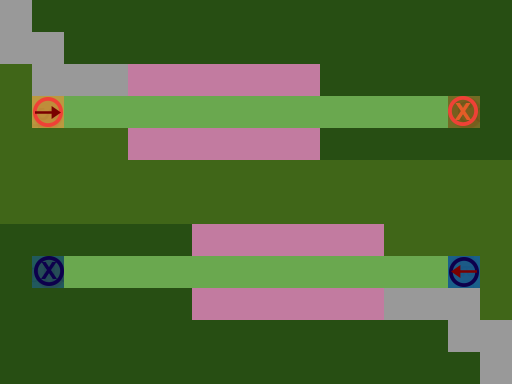

Below is a game level as drawn by its tile map, then a one-line description and the .tmx file that defines it, in full:
An orthogonal 16x12 tile map with 32x32 px tiles, 3 tile layers (Ground, Obstacles, Objects), 1 hidden layer not drawn.

<map version="1.0" orientation="orthogonal" renderorder="right-down" width="16" height="12" tilewidth="32" tileheight="32" nextobjectid="1">
 <tileset firstgid="1" name="TilesetPlaceholder" tilewidth="32" tileheight="32" tilecount="240" columns="10">
  <image source="../../Tileset.png" width="320" height="768" />
 </tileset>
 <layer name="Ground" width="16" height="12">
  <data encoding="csv">
1,1,1,1,1,1,1,1,1,1,1,1,1,1,1,1,
1,1,1,1,1,1,1,1,1,1,1,1,1,1,1,1,
1,1,1,1,3,3,3,3,3,3,1,1,1,1,1,1,
1,1,1,1,1,1,1,1,1,1,1,1,1,1,1,1,
1,1,1,1,3,3,3,3,3,3,1,1,1,1,1,1,
1,1,1,1,1,1,1,1,1,1,1,1,1,1,1,1,
1,1,1,1,1,1,1,1,1,1,1,1,1,1,1,1,
1,1,1,1,1,1,3,3,3,3,3,3,1,1,1,1,
1,1,1,1,1,1,1,1,1,1,1,1,1,1,1,1,
1,1,1,1,1,1,3,3,3,3,3,3,1,1,1,1,
1,1,1,1,1,1,1,1,1,1,1,1,1,1,1,1,
1,1,1,1,1,1,1,1,1,1,1,1,1,1,1,1
</data>
 </layer>
 <layer name="Obstacles" width="16" height="12">
  <data encoding="csv">
43,42,42,42,42,42,42,42,42,42,42,42,42,42,42,42,
43,43,42,42,42,42,42,42,42,42,42,42,42,42,42,42,
44,43,43,43,0,0,0,0,0,0,42,42,42,42,42,42,
44,0,0,0,0,0,0,0,0,0,0,0,0,0,0,42,
44,44,44,44,0,0,0,0,0,0,42,42,42,42,42,42,
44,44,44,44,44,44,44,44,44,44,44,44,44,44,44,44,
44,44,44,44,44,44,44,44,44,44,44,44,44,44,44,44,
42,42,42,42,42,42,0,0,0,0,0,0,44,44,44,44,
42,0,0,0,0,0,0,0,0,0,0,0,0,0,0,44,
42,42,42,42,42,42,0,0,0,0,0,0,43,43,43,44,
42,42,42,42,42,42,42,42,42,42,42,42,42,42,43,43,
42,42,42,42,42,42,42,42,42,42,42,42,42,42,42,43
</data>
 </layer>
 <layer name="Objects" width="16" height="12">
  <data encoding="csv">
0,0,0,0,0,0,0,0,0,0,0,0,0,0,0,0,
0,0,0,0,0,0,0,0,0,0,0,0,0,0,0,0,
0,0,0,0,0,0,0,0,0,0,0,0,0,0,0,0,
0,2684354641,0,0,0,0,0,0,0,0,0,0,0,0,181,0,
0,0,0,0,0,0,0,0,0,0,0,0,0,0,0,0,
0,0,0,0,0,0,0,0,0,0,0,0,0,0,0,0,
0,0,0,0,0,0,0,0,0,0,0,0,0,0,0,0,
0,0,0,0,0,0,0,0,0,0,0,0,0,0,0,0,
0,182,0,0,0,0,0,0,0,0,0,0,0,0,1610612818,0,
0,0,0,0,0,0,0,0,0,0,0,0,0,0,0,0,
0,0,0,0,0,0,0,0,0,0,0,0,0,0,0,0,
0,0,0,0,0,0,0,0,0,0,0,0,0,0,0,0
</data>
 </layer>
 <layer name="Solution" width="16" height="12" visible="0">
  <data encoding="csv">
0,0,0,0,0,0,0,0,0,0,0,0,0,0,0,0,
0,0,0,0,0,0,0,0,0,0,0,0,0,0,0,0,
0,0,0,0,0,0,0,0,0,0,0,0,0,0,0,0,
0,221,222,222,222,222,222,222,222,222,222,222,222,223,0,0,
0,0,0,0,0,0,0,0,0,0,0,0,0,0,0,0,
0,0,0,0,0,0,0,0,0,0,0,0,0,0,0,0,
0,0,0,0,0,0,0,0,0,0,0,0,0,0,0,0,
0,0,0,0,0,0,0,0,0,0,0,0,0,0,0,0,
0,0,233,232,232,232,232,232,232,232,232,232,232,232,0,0,
0,0,0,0,0,0,0,0,0,0,0,0,0,0,0,0,
0,0,0,0,0,0,0,0,0,0,0,0,0,0,0,0,
0,0,0,0,0,0,0,0,0,0,0,0,0,0,0,0
</data>
 </layer>
</map>
